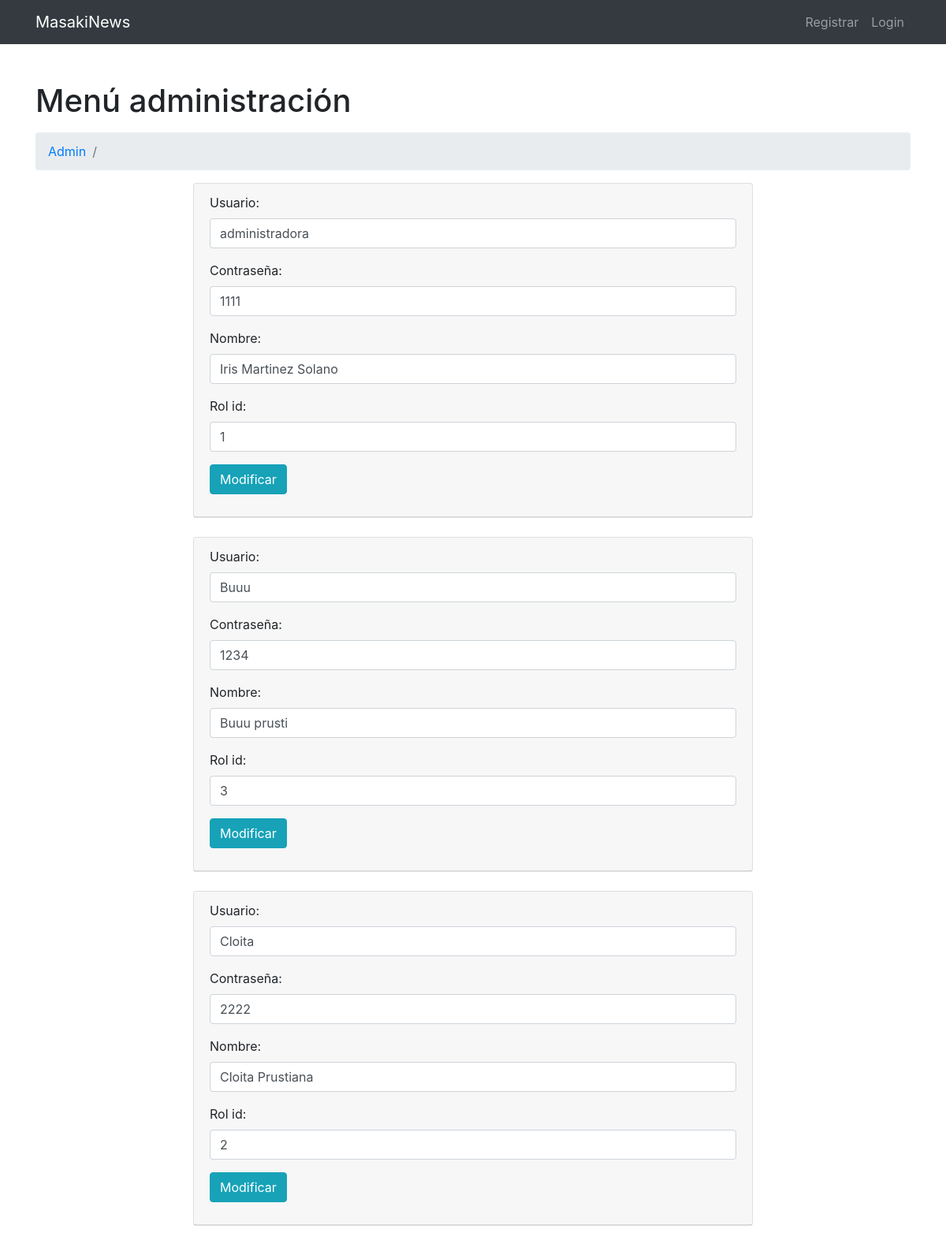
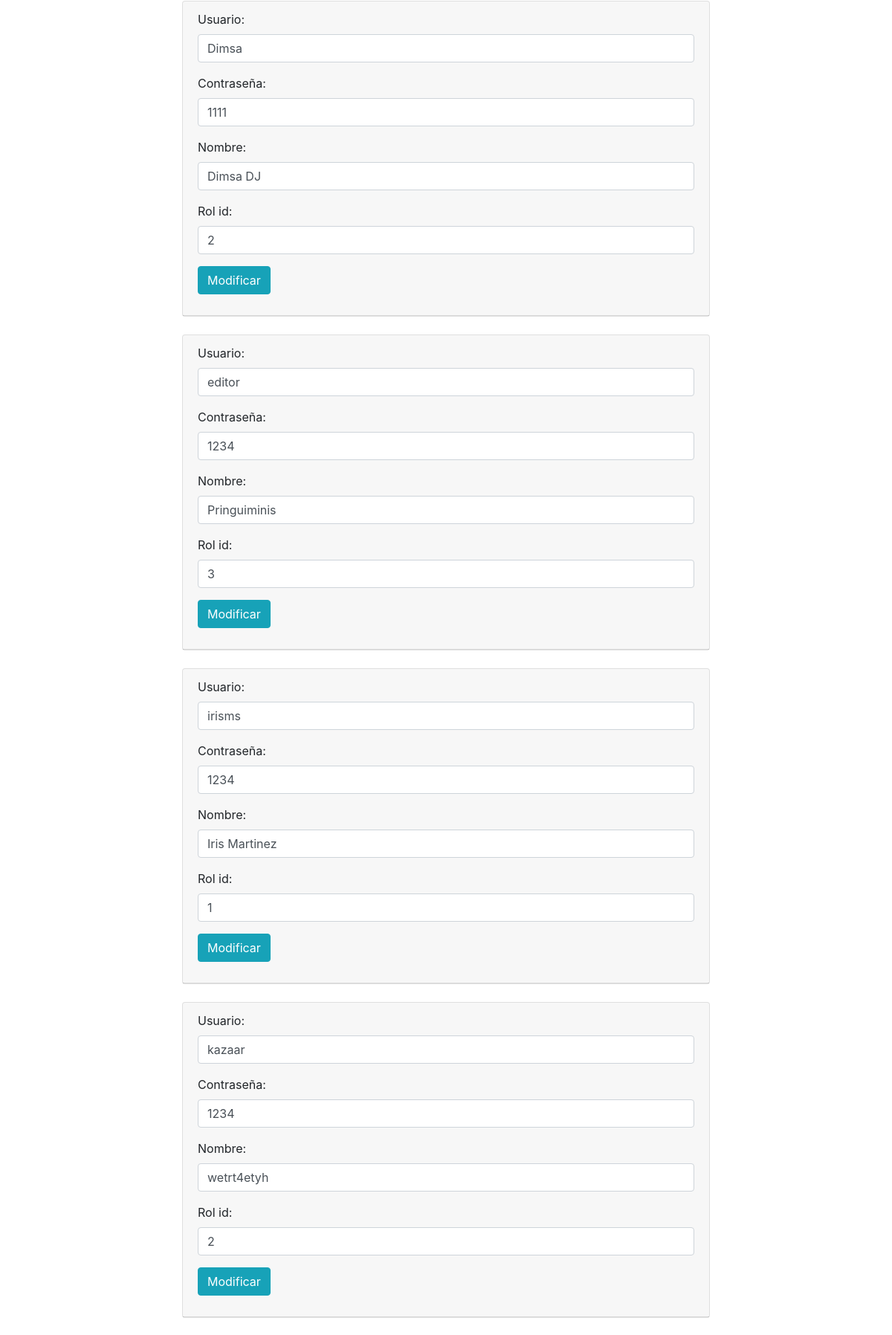
Screenshot of /View/allUsuarios.php (signed in, upper part) with the database file from the repository (2 pictures, top to bottom).
### tables this page shows
CREATE TABLE IF NOT EXISTS `usuarios` (
  `username` varchar(45) NOT NULL,
  `password` varchar(45) NOT NULL,
  `nombre` varchar(45) NOT NULL,
  `idtipousuario` int(11) NOT NULL,
  PRIMARY KEY (`username`),
  KEY `fk_usuarios_1_idx` (`idtipousuario`)
);

### Model/Usuario.php (called while the page is built, shortened)
<?php
class Usuario
{
    function list()
    {
        $conexion = new Conexion();
        $query = "SELECT * FROM usuarios";
        $result = $conexion->query($query);
        $dataArray=$result->fetchAll(PDO::FETCH_ASSOC);
        return ($dataArray);
    }
}

### View/allUsuarios.php (the view, shortened to what this page needs)
<?php
require_once "../Model/Usuario.php";
?>
<!DOCTYPE html>
<html>
<head>
    </head>
<body>
    <div class="container"><br>
        <?php
        if (isset($_SESSION['username']) && isset($_SESSION['rol'])){
            $usuario = new Usuario($_SESSION['username']);
            $lista = $usuario->list();
            foreach ($lista as $muestra)
            {
            ?>
                <div class="col-lg-8 mb-4 mx-auto">
                    <div class="card h-100">
                        <div class="card-header">
                            <form action="<?php $_SERVER['PHP_SELF'] ?>">
                                <div class="form-group">
                                    <label for="username">Usuario:</label>
                                    <input type="text" class="form-control" name="username" value="<?php echo  $muestra['username'] ?>" />
                                </div>
                                <div class="form-group">
                                    <label for="password">Contraseña:</label>
                                    <input type="text" class="form-control" name="password" value="<?php echo  $muestra['password'] ?>" />
                                </div>
                                <div class="form-group">
                                    <label for="name">Nombre:</label>
                                    <input type="text" class="form-control" name="name" value="<?php echo  $muestra['nombre'] ?>" />
                                </div>
                                <div class="form-group">
                                    <label for="idtipousuario">Rol id:</label>
                                    <input type="text" class="form-control" name="idtipousuario" value="<?php echo  $muestra['idtipousuario'] ?>" />
                                </div>
                                <div class="form-group">
                                    <input type="submit" class="btn btn-info" name="modificar" value="Modificar" id="modificarUsuario"/>
                                </div>
                            </form>
                        </div>
                    </div>
                </div>
            <?php
            }
        }
        ?>
        </div>
</body>
</html>

### public/CSS/modern-business.css (style rules this page uses)
body { padding-top: 54px; }
@media (min-width: 992px) { body { padding-top: 56px; } }

### public/CSS/micss.css (style rules this page uses)
.nav-item { text-decoration: none; }

### rows the page displays
usuarios: username "administradora", password "1111", name "Iris Martinez Solano", idtipousuario "1"
usuarios: username "Buuu", password "1234", name "Buuu prusti", idtipousuario "3"
usuarios: username "Cloita", password "2222", name "Cloita Prustiana", idtipousuario "2"
usuarios: username "Dimsa", password "1111", name "Dimsa DJ", idtipousuario "2"
usuarios: username "editor", password "1234", name "Pringuiminis", idtipousuario "3"
usuarios: username "irisms", password "1234", name "Iris Martinez", idtipousuario "1"
usuarios: username "kazaar", password "1234", name "wetrt4etyh", idtipousuario "2"
